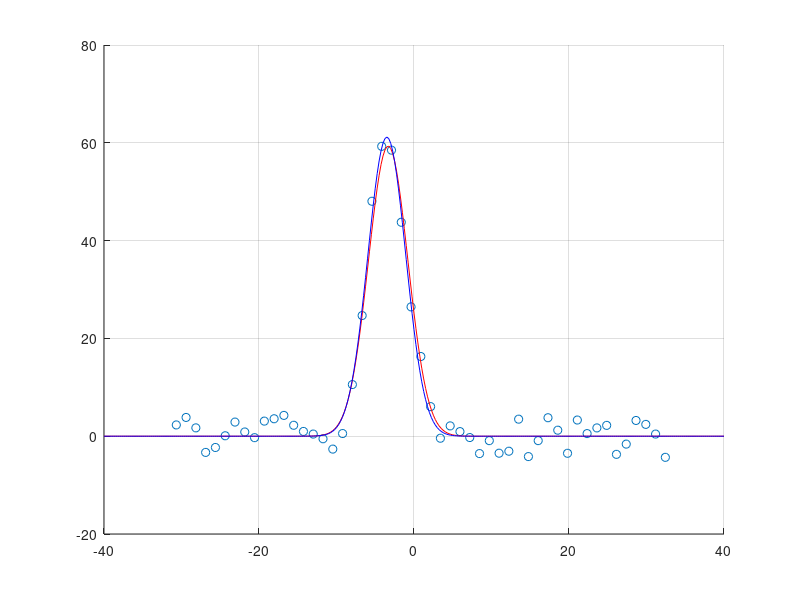

This figure's MATLAB source:
%%%%%%%%%%%%%%%%%%%%%%%%%%%%%%%%%%%%%%%%%%%%%%%%%%%%%%%%%%%%%%%%%%%%%%%%%%%
%
%                  Fit a 1D Gaussian Functions to Data
%
%                   Created by Manuel A. Diaz, Jan 2016.
%
%%%%%%%%%%%%%%%%%%%%%%%%%%%%%%%%%%%%%%%%%%%%%%%%%%%%%%%%%%%%%%%%%%%%%%%%%%%
% PURPOSE:  
%   Fit a 1D Noisy Gaussian data by two methods: Analitical and LSQ method.
% 
% INPUT:
%   X: one-dimensional data array of size n. 
%   A0 = [Amp,Rate]: Inital guess parameters.
%   A = [Amp,Rate]: simulated exponential decay parameters.
%
% OUTPUT: 
%   Exponential function parameters.
%
% NOTE:
%   1.This routine uses Matlab's 'lsqcurvefit' function to fit.
%   2.The initial values in x0 must be close to x in order for the fit
%   to converge to the values of x (especially if noise is added).
% 
%%%%%%%%%%%%%%%%%%%%%%%%%%%%%%%%%%%%%%%%%%%%%%%%%%%%%%%%%%%%%%%%%%%%%%%%%%%
clear all; % memory
close all; % windows

%% ---Fitting function---
% Coeficients A convention:
%	A = [Amplitude, Rate]
%
% X-data convention:
%	X is of size(1,n) 
% 
% Define f(t) = a*exp(b*t) : 
f = @(A,X) A(1)*exp(A(2)*X);

% Define g(x) = a*exp(-(x-mu)^2/(2*sigma^2)):
g = @(A,X) A(1)*exp(-(X-A(2)).^2/(2*A(3)^2));

%% ---Problem parameters---
% Load Noisy data
x = [-30.6711,-29.4090,-28.1469,-26.8848,-25.6228,-24.3607,...
    -23.0986,-21.8365,-20.5744,-19.3124,-18.0503,-16.7882,...
    -15.5261,-14.2640,-13.0020,-11.7399,-10.4778,-9.2157,...
    -7.9536,-6.6916,-5.4295,-4.1674,-2.9053,-1.6432,-0.3812,...
    0.8809,2.1430,3.4051,4.6671,5.9292,7.1913,8.4534,9.7155,...
    10.9775,12.2396,13.5017,14.7638,16.0259,17.2879,18.5500,...
    19.8121,21.0742,22.3363,23.5983,24.8604,26.1225,27.3846,...
    28.6466,29.9087,31.1708,32.4329];
y = [2.3032,3.8366,1.7067,-3.3135,-2.3072,0.0886,2.8890,0.8625,...
    -0.2992,3.0865,3.5677,4.2557,2.2367,0.9734,0.4389,-0.5235,...
    -2.6371,0.5427,10.5620,24.6725,48.0479,59.2771,58.4992,...
    43.7527,26.4502,16.2949,6.0480,-0.4139,2.1088,0.9435,...
    -0.2748,-3.5531,-0.9084,-3.4756,-3.0706,3.485,-4.169,...
    -0.9073, 3.7780,1.2292,-3.4927,3.3077,0.5342,1.6956,...
    2.2156,-3.7096,-1.6171,3.2179,2.4154,0.4380,-4.3211];

% Plot data
scatter(x,y,'ro'); hold on;

%% ---Fit Data: Analitical Strategy---
% Cut Gaussian bell data
ymax=max(y); xnew=[]; ynew=[];
for n=1:length(x), if y(n)>0.1*ymax; xnew=[xnew,x(n)]; ynew=[ynew,y(n)]; end, end

% Fitting
ylog=log(ynew); xlog=xnew; B=polyfit(xlog,ylog,2);

% Compute Parameters
sigma=sqrt(-1/(2*B(1))); mu=B(2)*sigma^2; a=exp(B(3)+mu^2/(2*sigma^2)); 

% Plot fitting curve
h=4; xfit=-40:1/h:40; A=[a,mu,sigma]; plot(xfit,g(A,xfit),'-r'); grid on;

%% ---Fit Data: Using LSQ method---
% Initial (Guess) Parameters
A0 = [100,0,10];

% Fit using Matlab's Least Squares function
[A1,resnorm,residual,exitflag,output] = lsqcurvefit(g,A0,x,y);

% Plot fitting curve
xfit=-40:1/h:40; plot(xfit,g(A1,xfit),'-b'); disp(output); hold off;

